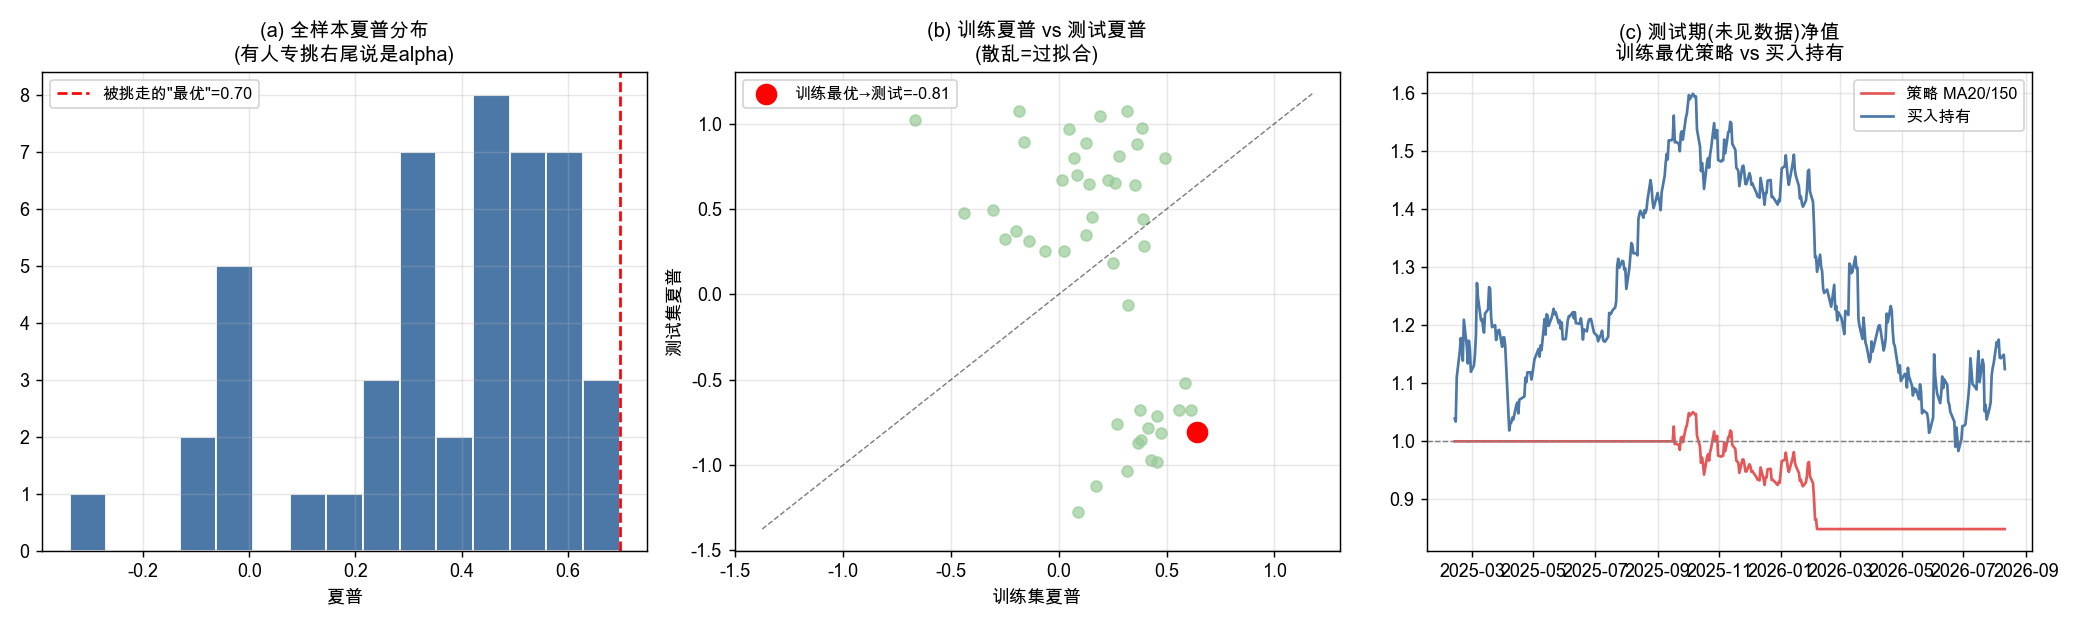

Write Python code to recreate this figure.
"""
项目4：过拟合演示 —— 为什么大部分回测都是假的（P1 核心课）
=========================================================
今天项目3的 MA 策略跑输买入持有。一个常见诱惑：
  "我多试几组 MA 参数，总有一组能跑赢吧？"

本脚本演示这个陷阱：
  1) 全样本扫几十组 (短期,长期) 窗口，挑出"最优"——看，像不像找到 alpha 了？
  2) 但这是"偷看全部数据后"挑的 = 数据窥探 (data snooping) = 过拟合
  3) 正确做法：训练集挑参数 → 在没见过的测试集检验 → alpha 通常消失

核心概念：过拟合 / 样本内(in-sample) / 样本外(out-of-sample) / 多重检验
运行：python3 04_overfitting_demo.py
"""
import yfinance as yf
import pandas as pd
import numpy as np
import matplotlib.pyplot as plt

plt.rcParams['font.sans-serif'] = ['Arial Unicode MS', 'Heiti TC', 'PingFang SC']
plt.rcParams['axes.unicode_minus'] = False

# ============================================================
# 1) 取数据：腾讯 5 年日线（足够切训练/测试）
# ============================================================
ticker = "0700.HK"
df = yf.download(ticker, period="5y", auto_adjust=True)
if isinstance(df.columns, pd.MultiIndex):
    df.columns = df.columns.get_level_values(0)
close = df["Close"].copy()

# ============================================================
# 工具函数：给定窗口，返回"防偷看未来"的策略日收益
# ============================================================
def strat_returns(price, short, long):
    pos = (price.rolling(short).mean() > price.rolling(long).mean()).astype(int)
    return (pos.shift(1) * price.pct_change()).dropna()

def sharpe(r):
    return r.mean() / r.std() * np.sqrt(252) if r.std() > 0 else np.nan

# ============================================================
# 2) 陷阱演示：全样本扫参数，挑"最优"
# ============================================================
shorts = [5, 10, 15, 20, 25, 30, 40, 50]
longs  = [50, 80, 100, 120, 150, 200]
combos = [(s, l) for s in shorts for l in longs if s < l]

full_rows = []
for s, l in combos:
    r = strat_returns(close, s, l)
    full_rows.append({"short": s, "long": l, "sharpe_full": sharpe(r)})
full = pd.DataFrame(full_rows)

best_full = full.loc[full["sharpe_full"].idxmax()]
print("=" * 60)
print(f"【陷阱】在全样本上扫 {len(combos)} 组参数，挑夏普最高的：")
print(f"  最优参数 = MA{int(best_full.short)}/MA{int(best_full.long)}，"
      f"全样本夏普 = {best_full.sharpe_full:.2f}")
print("  👀 看起来不错？但这是‘偷看完整数据后’才选的 → 过拟合")
print("=" * 60)

# ============================================================
# 3) 正确做法：训练集选参 → 测试集验证
# ============================================================
n = len(close)
cut = int(n * 0.7)                       # 前 70% 训练，后 30% 测试
close_train, close_test = close.iloc[:cut], close.iloc[cut:]

tt_rows = []
for s, l in combos:
    rt = strat_returns(close_train, s, l)   # 训练集
    re = strat_returns(close_test,  s, l)   # 同参数套到测试集
    tt_rows.append({"short": s, "long": l, "train": sharpe(rt), "test": sharpe(re)})
tt = pd.DataFrame(tt_rows)

best_train = tt.loc[tt["train"].idxmax()]
bh_test_sharpe = sharpe(close_test.pct_change().dropna())   # 测试期买入持有夏普
corr_train_test = tt["train"].corr(tt["test"])

print("\n【正确做法】训练集挑最优，再看测试集表现：")
print(f"  训练集最优参数 = MA{int(best_train.short)}/MA{int(best_train.long)}")
print(f"  训练集夏普 = {best_train.train:.2f}   →  测试集夏普 = {best_train.test:.2f}")
print(f"  测试期买入持有夏普 = {bh_test_sharpe:.2f}")
print(f"  所有参数：训练夏普 vs 测试夏普 的相关系数 = {corr_train_test:.2f}"
      f"  （越接近0越说明=过拟合，训练好≠未来好）")
print("\n  💡 结论：训练集的‘最优’到了没见过的测试集通常缩水甚至反超买入持有。")
print("     这就是‘过拟合’——你拟合了过去的噪音，而不是规律。")

# ============================================================
# 4) 画图
# ============================================================
fig, axes = plt.subplots(1, 3, figsize=(16, 4.8))

# (a) 全样本夏普分布 —— 右尾被人捡走当"alpha"
ax = axes[0]
ax.hist(full["sharpe_full"], bins=15, color='#4C78A8', edgecolor='white')
ax.axvline(best_full["sharpe_full"], color='red', ls='--', lw=1.5,
           label=f'被挑走的"最优"={best_full.sharpe_full:.2f}')
ax.set_title("(a) 全样本夏普分布\n(有人专挑右尾说是alpha)", fontsize=11)
ax.set_xlabel("夏普"); ax.legend(fontsize=9); ax.grid(alpha=0.3)

# (b) 训练夏普 vs 测试夏普 —— 过拟合时点散乱，不落在对角线
ax = axes[1]
ax.scatter(tt["train"], tt["test"], color='#9C9', alpha=0.7)
ax.scatter(best_train["train"], best_train["test"], color='red', s=120,
           zorder=5, label=f"训练最优→测试={best_train.test:.2f}")
lims = [min(tt["train"].min(), tt["test"].min())-0.1,
        max(tt["train"].max(), tt["test"].max())+0.1]
ax.plot(lims, lims, 'k--', lw=0.8, alpha=0.5)  # 45度线：若不过拟合应落在线上
ax.set_title("(b) 训练夏普 vs 测试夏普\n(散乱=过拟合)", fontsize=11)
ax.set_xlabel("训练集夏普"); ax.set_ylabel("测试集夏普")
ax.legend(fontsize=9); ax.grid(alpha=0.3)

# (c) 测试期净值：买入持有 vs 训练集选出的策略
ax = axes[2]
r_best_test = strat_returns(close_test, int(best_train.short), int(best_train.long))
bh = close_test.pct_change().dropna()
ax.plot((1 + r_best_test).cumprod().index, (1 + r_best_test).cumprod().values,
        color='#E45756', label=f"策略 MA{int(best_train.short)}/{int(best_train.long)}")
ax.plot((1 + bh).cumprod().index, (1 + bh).cumprod().values,
        color='#4C78A8', label="买入持有")
ax.axhline(1, color='gray', ls='--', lw=0.8)
ax.set_title(f"(c) 测试期(未见数据)净值\n训练最优策略 vs 买入持有", fontsize=11)
ax.legend(fontsize=9); ax.grid(alpha=0.3)

plt.tight_layout()
out = "04_overfitting_demo.png"
plt.savefig(out, dpi=130)
print(f"\n图已保存: {out}")
